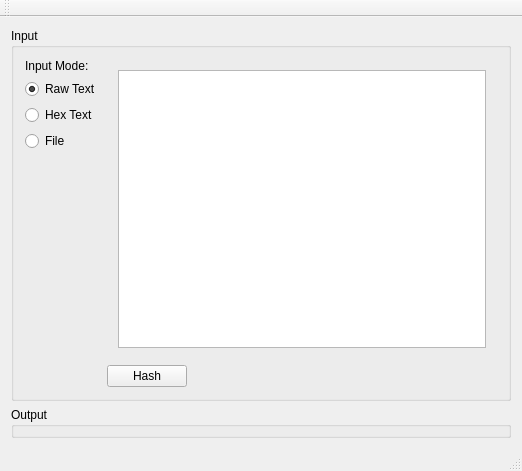
<?xml version="1.0" encoding="UTF-8"?>
<ui version="4.0">
 <class>MainWindow</class>
 <widget class="QMainWindow" name="MainWindow">
  <property name="geometry">
   <rect>
    <x>0</x>
    <y>0</y>
    <width>518</width>
    <height>471</height>
   </rect>
  </property>
  <property name="windowTitle">
   <string>MainWindow</string>
  </property>
  <widget class="QWidget" name="centralWidget">
   <layout class="QVBoxLayout" name="verticalLayout_5">
    <item>
     <widget class="QGroupBox" name="groupBox">
      <property name="sizePolicy">
       <sizepolicy hsizetype="Preferred" vsizetype="Preferred">
        <horstretch>0</horstretch>
        <verstretch>0</verstretch>
       </sizepolicy>
      </property>
      <property name="title">
       <string>Input</string>
      </property>
      <layout class="QFormLayout" name="formLayout">
       <item row="0" column="0">
        <layout class="QVBoxLayout" name="verticalLayout_4">
         <item>
          <widget class="QLabel" name="label">
           <property name="text">
            <string>Input Mode:</string>
           </property>
          </widget>
         </item>
         <item>
          <widget class="QRadioButton" name="rawTextModeRadio">
           <property name="sizePolicy">
            <sizepolicy hsizetype="Minimum" vsizetype="Fixed">
             <horstretch>0</horstretch>
             <verstretch>0</verstretch>
            </sizepolicy>
           </property>
           <property name="text">
            <string>Raw Text</string>
           </property>
           <property name="checked">
            <bool>true</bool>
           </property>
           <attribute name="buttonGroup">
            <string notr="true">buttonGroup</string>
           </attribute>
          </widget>
         </item>
         <item>
          <widget class="QRadioButton" name="hexTextModeRadio">
           <property name="text">
            <string>Hex Text</string>
           </property>
           <attribute name="buttonGroup">
            <string notr="true">buttonGroup</string>
           </attribute>
          </widget>
         </item>
         <item>
          <widget class="QRadioButton" name="fileModeRadio">
           <property name="text">
            <string>File</string>
           </property>
           <attribute name="buttonGroup">
            <string notr="true">buttonGroup</string>
           </attribute>
          </widget>
         </item>
         <item>
          <spacer name="verticalSpacer">
           <property name="orientation">
            <enum>Qt::Vertical</enum>
           </property>
           <property name="sizeHint" stdset="0">
            <size>
             <width>0</width>
             <height>0</height>
            </size>
           </property>
          </spacer>
         </item>
        </layout>
       </item>
       <item row="0" column="1">
        <widget class="QStackedWidget" name="sourceStackedWidget">
         <property name="currentIndex">
          <number>0</number>
         </property>
         <widget class="QWidget" name="page">
          <layout class="QVBoxLayout" name="verticalLayout">
           <item>
            <widget class="QPlainTextEdit" name="rawTextEdit"/>
           </item>
          </layout>
         </widget>
         <widget class="QWidget" name="page_2">
          <layout class="QVBoxLayout" name="verticalLayout_2">
           <item>
            <widget class="QPlainTextEdit" name="hexTextEdit"/>
           </item>
          </layout>
         </widget>
         <widget class="QWidget" name="page_3">
          <layout class="QVBoxLayout" name="verticalLayout_3">
           <item>
            <widget class="PFileChooserWidget" name="fileWidget" native="true">
             <property name="sizePolicy">
              <sizepolicy hsizetype="Preferred" vsizetype="Preferred">
               <horstretch>0</horstretch>
               <verstretch>0</verstretch>
              </sizepolicy>
             </property>
            </widget>
           </item>
           <item>
            <spacer name="verticalSpacer_2">
             <property name="orientation">
              <enum>Qt::Vertical</enum>
             </property>
             <property name="sizeHint" stdset="0">
              <size>
               <width>20</width>
               <height>173</height>
              </size>
             </property>
            </spacer>
           </item>
          </layout>
         </widget>
        </widget>
       </item>
       <item row="1" column="1">
        <widget class="QPushButton" name="hashButton">
         <property name="sizePolicy">
          <sizepolicy hsizetype="Fixed" vsizetype="Fixed">
           <horstretch>0</horstretch>
           <verstretch>0</verstretch>
          </sizepolicy>
         </property>
         <property name="text">
          <string>Hash</string>
         </property>
        </widget>
       </item>
      </layout>
     </widget>
    </item>
    <item>
     <widget class="QGroupBox" name="outputGroupBox">
      <property name="sizePolicy">
       <sizepolicy hsizetype="Preferred" vsizetype="Preferred">
        <horstretch>0</horstretch>
        <verstretch>0</verstretch>
       </sizepolicy>
      </property>
      <property name="minimumSize">
       <size>
        <width>500</width>
        <height>0</height>
       </size>
      </property>
      <property name="title">
       <string>Output</string>
      </property>
     </widget>
    </item>
   </layout>
  </widget>
  <widget class="QMenuBar" name="menuBar">
   <property name="geometry">
    <rect>
     <x>0</x>
     <y>0</y>
     <width>518</width>
     <height>23</height>
    </rect>
   </property>
  </widget>
  <widget class="QToolBar" name="mainToolBar">
   <attribute name="toolBarArea">
    <enum>TopToolBarArea</enum>
   </attribute>
   <attribute name="toolBarBreak">
    <bool>false</bool>
   </attribute>
  </widget>
  <widget class="QStatusBar" name="statusBar"/>
 </widget>
 <layoutdefault spacing="6" margin="11"/>
 <customwidgets>
  <customwidget>
   <class>PFileChooserWidget</class>
   <extends>QWidget</extends>
   <header>PFileChooserWidget.h</header>
   <container>1</container>
  </customwidget>
 </customwidgets>
 <resources/>
 <connections/>
 <buttongroups>
  <buttongroup name="buttonGroup"/>
 </buttongroups>
</ui>
